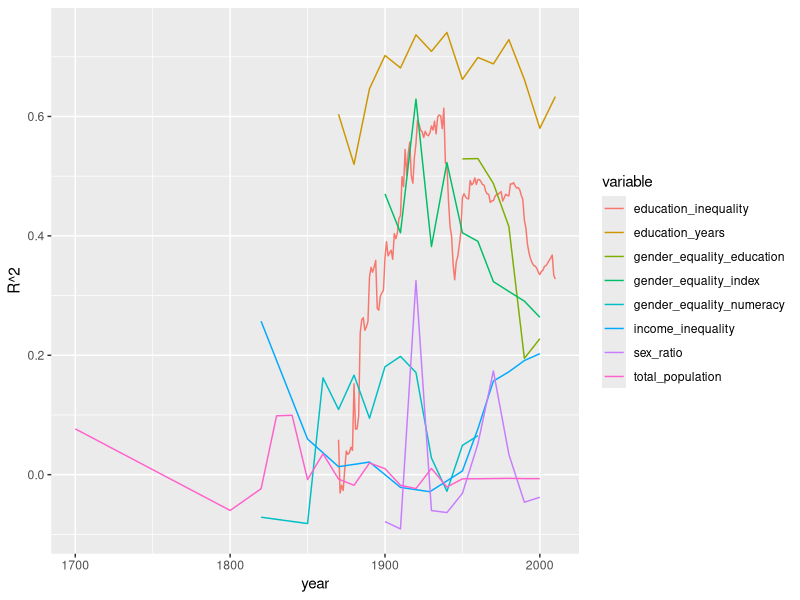
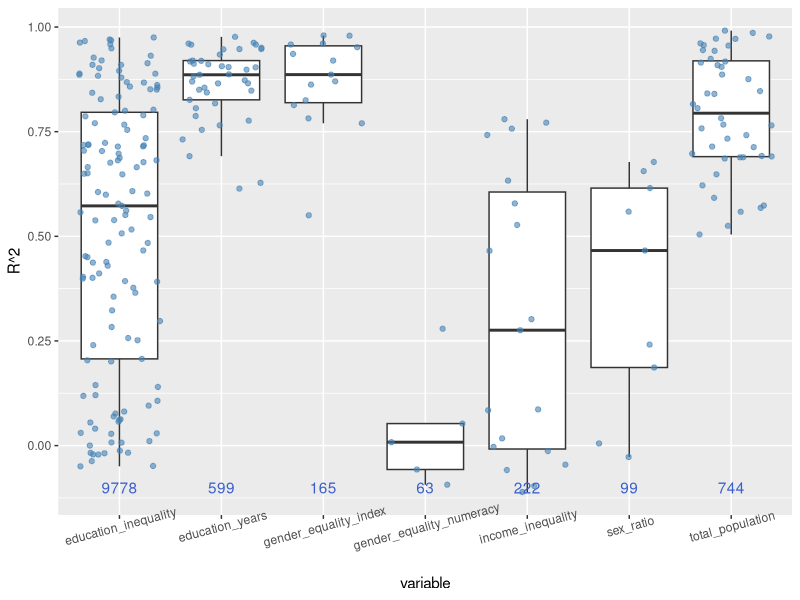
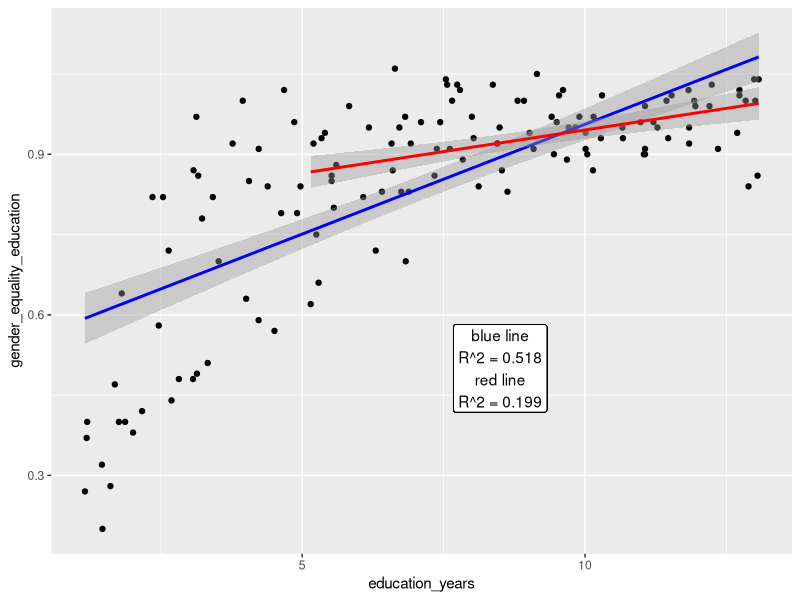

Write the R code that produced these figures, in order.
## ---- chunk 1
knitr::opts_chunk$set(
  fig.path = '../figures/',
  cache = FALSE
)
## ---- chunk 2
## Load libraries
library(tidyverse)
library(broom)
# library(RColorBrewer)

## Load data
# Educational Inequality Gini Coefficient (after age 15)
education_inequality <- read.csv("../data/EducationalInequalityGiniCoefficient.csv")
education_inequality$variable <- "education_inequality"
# GDP per Capita
gdp_per_capita <- read.csv("../data/GDPperCapita.csv")
gdp_per_capita$variable <- "gdp_per_capita"
# Gender Equality Years of Education (after age 15)
gender_equality_education <- read.csv("../data/GenderEqualityYearsofEducation.csv")
gender_equality_education$variable <- "gender_equality_education"
# Historical Gender Equality Index
gender_equality_index <- read.csv("../data/HistoricalGenderEqualityIndex_Compact.csv")
gender_equality_index$variable <- "gender_equality_index"
# Gender Equality of Numeracy
gender_equality_numeracy <- read.csv("../data/GenderEqualityofNumeracy_Compact.csv")
gender_equality_numeracy$variable <- "gender_equality_numeracy"
# Income Inequality
income_inequality <- read.csv("../data/IncomeInequality.csv")
income_inequality$variable <- "income_inequality"
# Sex Ratio (ages 0 - 5)
sex_ratio <- read.csv("../data/SexRatio_Compact.csv")
sex_ratio$variable <- "sex_ratio"
# Total Population
total_population <- read.csv("../data/TotalPopulation_Compact.csv")
total_population$variable <- "total_population"
total_population$value <- scale(total_population$value) # Scale the large range
# Average Years of Education (after age 15)
years_of_education <- read.csv("../data/AverageYearsofEducation.csv")
years_of_education$variable <- "education_years"

## Create different dataframe
data_long <- rbind(gdp_per_capita, education_inequality, gender_equality_education, 
                   gender_equality_index, gender_equality_numeracy, income_inequality, 
                   sex_ratio, total_population, years_of_education)
## ---- chunk 3
# Here we run linear models on all available data against GDP per capita
  # We are not controlling for country or year
lm_data_all <- data_long %>%
  left_join(., gdp_per_capita[,-5], by = c("ccode", "country.name", "year")) %>% 
  rename(., value = value.x, gdp = value.y) %>% 
  group_by(variable) %>% 
  mutate(n = sum(!is.na(gdp))) %>%
  ungroup() %>% 
  nest(-n, -variable) %>%
  mutate(fit = map(data, ~ lm(value ~ gdp, data = .)),
    results = map(fit, glance)) %>% 
  unnest(results) %>%
  select(n, variable, adj.r.squared, p.value) %>% 
  arrange(-adj.r.squared) %>% 
  filter(variable != "gdp_per_capita")

# These data are best represented with a table
knitr::kable(lm_data_all, digits = 3, caption = "R^2 and p-values for the relationship between several metrics and GDP per capita. Years and country of sampling were not controlled for.")
## ---- chunk 4
# Or we may control for years of sampling
  # This allows us to see if the relationship changes much over time
lm_data_year <- data_long %>% 
  left_join(., gdp_per_capita[,-5], by = c("ccode", "country.name", "year")) %>% 
  rename(., value = value.x, gdp = value.y) %>% 
  group_by(year, variable) %>% 
  mutate(n = sum(!is.na(gdp))) %>%
  ungroup() %>% 
  filter(n > 10) %>% # Require at least 10 data points 
  nest(-n, -year, -variable) %>%
  mutate(fit = map(data, ~ lm(value ~ gdp, data = .)),
    results = map(fit, glance)) %>% 
  unnest(results) %>%
  select(n, variable, year,  adj.r.squared, p.value) %>% 
  arrange(-adj.r.squared) %>% 
  filter(variable != "gdp_per_capita")

# And now for a time series
ggplot(data = lm_data_year, aes(x = year, y = adj.r.squared)) +
  geom_line(aes(colour = variable)) +
  labs(y = "R^2")
## ---- chunk 5
# Or we may control for the country of sampling
  # This allows us to see if these relationships 
  # differ in certain parts of the world
lm_data_country <- data_long %>% 
  left_join(., gdp_per_capita[,-5], by = c("ccode", "country.name", "year")) %>% 
  rename(., value = value.x, gdp = value.y) %>% 
  group_by(country.name, variable) %>% 
  mutate(n = sum(!is.na(gdp))) %>%
  ungroup() %>% 
  filter(n > 10) %>% # Require at least 10 data points 
  nest(-n, -country.name, -variable) %>%
  mutate(fit = map(data, ~ lm(value ~ gdp, data = .)),
    results = map(fit, glance)) %>% 
  unnest(results) %>%
  select(n, variable, country.name,  adj.r.squared, p.value) %>% 
  arrange(-adj.r.squared) %>% 
  filter(variable != "gdp_per_capita")

# Create labels for figure
lm_label <- lm_data_country %>% 
  select(n, variable) %>% 
  group_by(variable) %>% 
  summarise(n = sum(n))

# These data allow us to display the range of R^2 values
# for each country with boxplots
  # Just to be cheeky let's use the same themeas Clio Infra
ggplot(data = lm_data_country, aes(x = variable, y = adj.r.squared)) +
  geom_boxplot(outlier.colour = NA) +
  geom_point(colour = "steelblue", alpha = 0.6, position = "jitter") +
  geom_text(data = lm_label, aes(y = -0.1, label = n), 
            colour = "royalblue3") +
  labs(y = "R^2") +
  theme(axis.text.x = element_text(angle = 15))
## ---- chunk 6
data_gender <- years_of_education[,-5] %>% 
  left_join(., gender_equality_education[,-5], by = c("ccode", "country.name", "year")) %>% 
  rename(., education_years = value.x, gender_equality_education = value.y)
data_gender <- data_gender[complete.cases(data_gender$gender_equality_education),]

lm_data_gender1 <- glance(lm(gender_equality_education ~ education_years, data = data_gender))
lm_data_gender2 <- glance(lm(gender_equality_education ~ education_years, 
                             data = filter(data_gender, education_years >= 5)))

# And now for a scatterplot
ggplot(data = data_gender, aes(x = education_years, 
                                  y = gender_equality_education)) +
  geom_point() +
  geom_smooth(colour = "blue", method = "lm") +
  geom_smooth(data = filter(data_gender, education_years >= 5), colour = "red", method = "lm") +
  geom_label(aes(x = 8.5, y = 0.5, label = paste0("blue line\nR^2 = ", 
                                                  round(lm_data_gender1$adj.r.squared,3), 
                                                  "\nred line\nR^2 = ", 
                                                  round(lm_data_gender2$adj.r.squared,3))))
